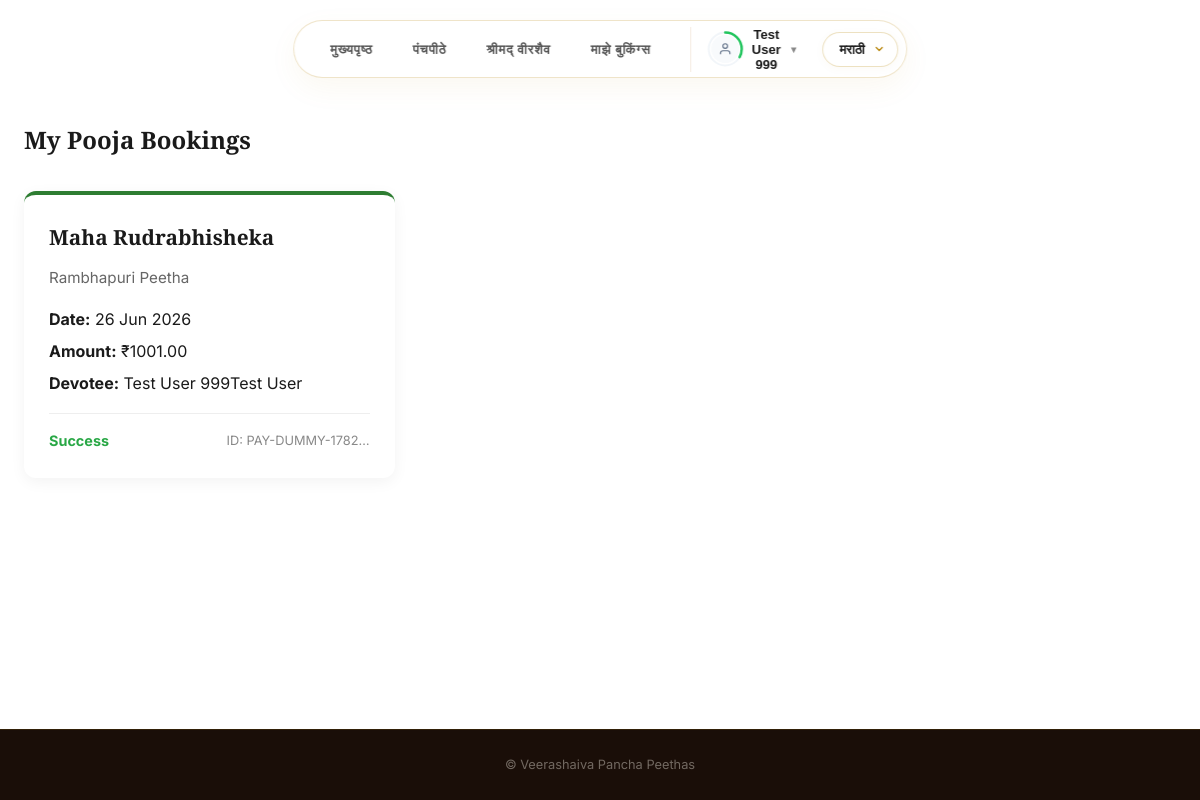
/my-bookings/?lang=mr (signed in), run on the app's committed database.
### peethas/models.py (models this page shows, shortened)
class PoojaBooking(models.Model):
    STATUS_CHOICES = (
        ('pending', 'Pending'),
        ('success', 'Success'),
        ('failed', 'Failed'),
    )
    pooja = models.ForeignKey(Pooja, on_delete=models.PROTECT, related_name='bookings')
    user = models.ForeignKey(User, on_delete=models.CASCADE, related_name='bookings', null=True, blank=True)
    devotee_name = models.CharField(max_length=200)
    devotee_phone = models.CharField(max_length=20)
    devotee_email = models.EmailField(blank=True)
    gotra = models.CharField(max_length=100, blank=True)
    nakshatra = models.CharField(max_length=100, blank=True)
    rashi = models.CharField(max_length=100, blank=True)
    family_members = models.TextField(blank=True, help_text="Names of family members to include in sankalpa")
    date_of_pooja = models.DateField()
    amount = models.DecimalField(max_digits=10, decimal_places=2)
    payment_status = models.CharField(max_length=20, choices=STATUS_CHOICES, default='pending')
    razorpay_order_id = models.CharField(max_length=100, blank=True)
    razorpay_payment_id = models.CharField(max_length=100, blank=True)
    razorpay_signature = models.CharField(max_length=200, blank=True)
    created_at = models.DateTimeField(auto_now_add=True)
    class Meta:
        ordering = ['-created_at']

class Pooja(models.Model):
    peetha = models.ForeignKey(Peetha, on_delete=models.CASCADE, related_name='poojas')
    name = models.CharField(max_length=200)
    description = models.TextField(blank=True)
    price = models.DecimalField(max_digits=10, decimal_places=2, help_text="Price in Rupees")
    category = models.CharField(
        max_length=50,
        default='special',
        choices=(
            ('daily', 'Daily Seva'),
            ('special', 'Special Pooja'),
            ('homa', 'Homa & Havan'),
            ('utsava', 'Utsava / Festival Seva'),
        )
    )
    is_active = models.BooleanField(default=True)
    order = models.PositiveIntegerField(default=0)
    total_slots = models.PositiveIntegerField(default=10, help_text="Total available slots per day")
    available_days = models.CharField(max_length=200, default='all', help_text="Comma-separated weekdays or 'all'")
    name_kn = models.CharField(max_length=200, blank=True)
    description_kn = models.TextField(blank=True)
    name_mr = models.CharField(max_length=200, blank=True)
    description_mr = models.TextField(blank=True)
    name_hi = models.CharField(max_length=200, blank=True)
    description_hi = models.TextField(blank=True)
    name_te = models.CharField(max_length=200, blank=True)
    description_te = models.TextField(blank=True)
    name_ta = models.CharField(max_length=200, blank=True)
    description_ta = models.TextField(blank=True)
    name_ml = models.CharField(max_length=200, blank=True)
    description_ml = models.TextField(blank=True)
    class Meta:
        ordering = ['order', 'name']

class Peetha(models.Model):
    name = models.CharField(max_length=200)
    slug = models.SlugField(unique=True)
    acharya = models.CharField(max_length=200, help_text="Founding Acharya name")
    simhasana = models.CharField(max_length=200, help_text="Name of the Simhasana (throne)")
    location = models.CharField(max_length=300)
    state = models.CharField(max_length=100, blank=True)
    current_swamiji = models.CharField(max_length=400, blank=True)
    associated_linga = models.CharField(max_length=200)
    associated_linga_map_url = models.URLField(blank=True, help_text="Google Maps URL for the associated Linga location")
    color = models.CharField(max_length=50, help_text="CSS color for this Peetha")
    description = models.TextField(help_text="Brief summary")
    history = models.TextField(help_text="Detailed history and origin story")
    order = models.PositiveIntegerField(default=0)
    swamiji_photo = models.ImageField(upload_to='peetha_media/swamiji/', blank=True, null=True, help_text="Photo of the current Jagathguru")
    swamiji_bio = models.TextField(blank=True, help_text="Biography of the current Jagathguru")
    contact_phone = models.CharField(max_length=50, blank=True)
    contact_email = models.EmailField(blank=True)
    contact_address = models.TextField(blank=True)
    live_youtube_url = models.URLField(blank=True, null=True, help_text="YouTube Live stream URL (leave blank if not active)")
    live_youtube_title = models.CharField(max_length=200, blank=True, null=True, help_text="Custom title for the live stream (defaults to 'Swamiji Divine Live Stream' if blank)")
    name_kn = models.CharField(max_length=200, blank=True)
    acharya_kn = models.CharField(max_length=200, blank=True)
    simhasana_kn = models.CharField(max_length=200, blank=True)
    location_kn = models.CharField(max_length=300, blank=True)
    current_swamiji_kn = models.CharField(max_length=400, blank=True)
    associated_linga_kn = models.CharField(max_length=200, blank=True)
    description_kn = models.TextField(blank=True)
    history_kn = models.TextField(blank=True)
    name_mr = models.CharField(max_length=200, blank=True)
    acharya_mr = models.CharField(max_length=200, blank=True)
    simhasana_mr = models.CharField(max_length=200, blank=True)
    location_mr = models.CharField(max_length=300, blank=True)
    current_swamiji_mr = models.CharField(max_length=400, blank=True)
    associated_linga_mr = models.CharField(max_length=200, blank=True)
    description_mr = models.TextField(blank=True)
    history_mr = models.TextField(blank=True)
    name_hi = models.CharField(max_length=200, blank=True)
    acharya_hi = models.CharField(max_length=200, blank=True)
    simhasana_hi = models.CharField(max_length=200, blank=True)
    location_hi = models.CharField(max_length=300, blank=True)
    current_swamiji_hi = models.CharField(max_length=400, blank=True)
    associated_linga_hi = models.CharField(max_length=200, blank=True)
    description_hi = models.TextField(blank=True)
    history_hi = models.TextField(blank=True)
    name_te = models.CharField(max_length=200, blank=True)
    acharya_te = models.CharField(max_length=200, blank=True)
    simhasana_te = models.CharField(max_length=200, blank=True)
    location_te = models.CharField(max_length=300, blank=True)
    current_swamiji_te = models.CharField(max_length=400, blank=True)
    associated_linga_te = models.CharField(max_length=200, blank=True)
    description_te = models.TextField(blank=True)
    history_te = models.TextField(blank=True)
    name_ta = models.CharField(max_length=200, blank=True)
    acharya_ta = models.CharField(max_length=200, blank=True)
    simhasana_ta = models.CharField(max_length=200, blank=True)
    location_ta = models.CharField(max_length=300, blank=True)
    current_swamiji_ta = models.CharField(max_length=400, blank=True)
    associated_linga_ta = models.CharField(max_length=200, blank=True)
    description_ta = models.TextField(blank=True)
    history_ta = models.TextField(blank=True)
    name_ml = models.CharField(max_length=200, blank=True)
    acharya_ml = models.CharField(max_length=200, blank=True)
    simhasana_ml = models.CharField(max_length=200, blank=True)
    location_ml = models.CharField(max_length=300, blank=True)
    current_swamiji_ml = models.CharField(max_length=400, blank=True)
    associated_linga_ml = models.CharField(max_length=200, blank=True)
    description_ml = models.TextField(blank=True)
    history_ml = models.TextField(blank=True)
    class Meta:
        ordering = ['order']

### peethas/views.py (the view)
# urls.py: path('my-bookings/', views.my_bookings, name='my_bookings'),
@login_required(login_url='peethas:login')
def my_bookings(request):
    lang = get_language(request)
    bookings = PoojaBooking.objects.filter(user=request.user).select_related('pooja', 'pooja__peetha').order_by('-created_at')
    return render(request, 'peethas/my_bookings.html', {
        'lang': lang,
        'labels': TRANSLATIONS[lang],
        'bookings': bookings,
    })

### peethas/templates/peethas/my_bookings.html (shortened to what this page needs)
{% extends "peethas/index.html" %}
{% block content %}
<section style="padding-top: 120px; padding-bottom: 80px; min-height: 80vh; background-color: var(--light);">
    <div class="container">
        <h2 style="color: var(--dark); font-family: 'Playfair Display', serif; margin-bottom: 30px;">My Pooja Bookings</h2>
        {% if bookings %}
            <div style="display: grid; grid-template-columns: repeat(auto-fill, minmax(350px, 1fr)); gap: 20px;">
                {% for booking in bookings %}
                    <div style="background: white; border-radius: 12px; padding: 25px; box-shadow: 0 4px 15px rgba(0,0,0,0.05); border-top: 4px solid {{ booking.pooja.peetha.color }};">
                        <h3 style="font-family: 'Playfair Display', serif; font-size: 1.3rem; margin-bottom: 10px;">{{ booking.pooja.name }}</h3>
                        <p style="color: #666; font-size: 0.95rem; margin-bottom: 15px;">{{ booking.pooja.peetha.name }}</p>
                        <div style="margin-bottom: 15px;">
                            <p style="margin-bottom: 5px;"><strong>Date:</strong> {{ booking.date_of_pooja|date:"d M Y" }}</p>
                            <p style="margin-bottom: 5px;"><strong>Amount:</strong> ₹{{ booking.amount }}</p>
                            <p style="margin-bottom: 5px;"><strong>Devotee:</strong> {{ booking.devotee_name }}</p>
                        </div>
                        <div style="display: flex; justify-content: space-between; align-items: center; border-top: 1px solid #eee; padding-top: 15px;">
                            <span style="font-size: 0.9rem; font-weight: bold;
                                {% if booking.payment_status == 'success' %}color: #28a745;
                                {% elif booking.payment_status == 'failed' %}color: #dc3545;
                                {% else %}color: #ffc107;{% endif %}">
                                {{ booking.get_payment_status_display }}
                            </span>
                            {% if booking.payment_status == 'success' and booking.razorpay_payment_id %}
                                <span style="font-size: 0.8rem; color: #888;">ID: {{ booking.razorpay_payment_id|truncatechars:15 }}</span>
                            {% elif booking.payment_status == 'pending' %}
                                <a href="{% url 'peethas:peetha_detail' booking.pooja.peetha.slug %}#pooja-booking" style="font-size: 0.85rem; color: var(--primary); text-decoration: none;">Retry Payment</a>
                            {% endif %}
                        </div>
                    </div>
                {% endfor %}
            </div>
        {% endif %}
    </div>
</section>
{% endblock %}

### peethas/templates/peethas/index.html (shortened to what this page needs)
{% load static socialaccount %}
<!DOCTYPE html>
<html lang="en">
<head>
    <link rel="stylesheet" href="{% static 'css/styles.css' %}?v=1.3">
</head>
<body>
    <header class="site-header">
        <div class="container header-container">
            <nav class="nav-links">
                {% block nav_items %}
                <a href="{% url 'peethas:home' %}" class="nav-link">{{ labels.nav_home|default:"Home" }}</a>
                <a href="{% url 'peethas:home' %}#divine-heritage" class="nav-link">{{ labels.divine_heritage_title }}</a>
                <a href="{% url 'peethas:home' %}#veerashaiva-section" class="nav-link">{{ labels.veerashaiva_title }}</a>
                {% endblock %}
                {% block nav_auth %}
                {% if user.is_authenticated %}
                    <a href="{% url 'peethas:my_bookings' %}" class="nav-link nav-btn-dashboard">{{ labels.nav_my_bookings|default:"My Bookings" }}</a>
                    <div class="nav-profile-dropdown">
                        <button type="button" class="dropdown-trigger-btn" onclick="toggleUserDropdown(event)" title="Profile Completion: {{ user.profile.completion_percentage }}%">
                            <div style="position: relative; width: 38px; height: 38px; display: flex; align-items: center; justify-content: center; flex-shrink: 0;">
                                <div style="width: 28px; height: 28px; border-radius: 50%; overflow: hidden; background: #f8fafc; display: flex; align-items: center; justify-content: center; z-index: 1;">
                                    {% if user.profile.profile_pic %}
                                        <img src="{{ user.profile.profile_pic.url }}" alt="Profile" style="width: 100%; height: 100%; object-fit: cover;">
                                    {% else %}
                                        {% if user.profile.gender == 'female' %}
                                            <svg viewBox="0 0 24 24" fill="none" stroke="currentColor" stroke-width="2" style="width: 14px; height: 14px; color: #64748b;">
                                                <path d="M20 21v-2a4 4 0 0 0-3-3.87"></path>
                                                <path d="M4 21v-2a4 4 0 0 1 3-3.87"></path>
                                                <circle cx="12" cy="7" r="4"></circle>
                                            </svg>
                                        {% else %}
                                            <svg viewBox="0 0 24 24" fill="none" stroke="currentColor" stroke-width="2" style="width: 14px; height: 14px; color: #64748b;">
                                                <path d="M20 21v-2a4 4 0 0 0-4-4H8a4 4 0 0 0-4 4v2"></path>
                                                <circle cx="12" cy="7" r="4"></circle>
                                            </svg>
                                        {% endif %}
                                    {% endif %}
                                </div>
                            </div>
                            <span class="dropdown-trigger-name">{{ user.first_name|default:user.username }}</span>
                            <span class="dropdown-trigger-arrow">▼</span>
                        </button>
                    </div>
                {% else %}
                    <a href="javascript:void(0);" onclick="openAuthModal('signin')" class="nav-link nav-btn-dashboard">{{ labels.nav_sign_in|default:"Sign In / Sign Up" }}</a>
                {% endif %}
                {% endblock %}
            </nav>
            <div class="lang-selector-container">
                <div class="custom-dropdown" id="langDropdown">
                    <button class="dropdown-trigger">
                        <span class="current-lang">
                            {% if lang == 'en' %}English{% elif lang == 'kn' %}ಕನ್ನಡ{% elif lang == 'mr' %}मराठी{% elif lang == 'hi' %}हिन्दी{% elif lang == 'te' %}తెలుగు{% elif lang == 'ta' %}தமிழ்{% elif lang == 'ml' %}മലയാളം{% else %}English{% endif %}
                        </span>
                        <span class="dropdown-arrow"></span>
                    </button>
                </div>
            </div>
        </div>
    </header>
    <main>
        {% block content %}{% endblock %}
    </main>
    <footer class="site-footer">
        <div class="container">
            <p>&copy; Veerashaiva Pancha Peethas</p>
        </div>
    </footer>
</body>
</html>

### data on the page
PoojaBooking: pooja.name "Maha Rudrabhisheka", pooja.peetha.name "Rambhapuri Peetha", date_of_pooja "26 Jun 2026", amount "1001.00", devotee_name "Test User 999Test User", payment_status "Success", razorpay_payment_id "PAY-DUMMY-1782…"

### other printed values
{{ labels.nav_home|default:"Home" }} "मुख्यपृष्ठ"
{{ labels.divine_heritage_title }} "पंचपीठे"
{{ labels.veerashaiva_title }} "श्रीमद् वीरशैव"
{{ labels.nav_my_bookings|default:"My Bookings" }} "माझे बुकिंग्स"
{{ user.first_name|default:user.username }} "Test User 999"
